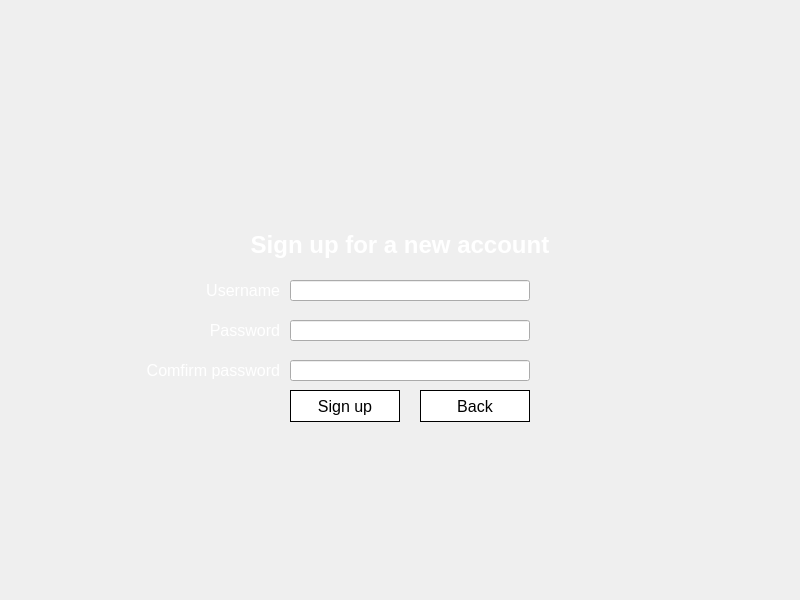
<?xml version="1.0" encoding="UTF-8"?>
<ui version="4.0">
 <class>Form</class>
 <widget class="QWidget" name="Form">
  <property name="geometry">
   <rect>
    <x>0</x>
    <y>0</y>
    <width>800</width>
    <height>600</height>
   </rect>
  </property>
  <property name="windowTitle">
   <string>Form</string>
  </property>
  <property name="styleSheet">
   <string notr="true"/>
  </property>
  <widget class="QLabel" name="label">
   <property name="geometry">
    <rect>
     <x>160</x>
     <y>320</y>
     <width>120</width>
     <height>20</height>
    </rect>
   </property>
   <property name="font">
    <font>
     <family>Arial</family>
     <pointsize>12</pointsize>
    </font>
   </property>
   <property name="styleSheet">
    <string notr="true">color: rgb(255, 255, 255);</string>
   </property>
   <property name="text">
    <string>Password</string>
   </property>
   <property name="alignment">
    <set>Qt::AlignRight|Qt::AlignTrailing|Qt::AlignVCenter</set>
   </property>
  </widget>
  <widget class="QLabel" name="label_2">
   <property name="geometry">
    <rect>
     <x>150</x>
     <y>230</y>
     <width>500</width>
     <height>30</height>
    </rect>
   </property>
   <property name="font">
    <font>
     <family>Arial</family>
     <pointsize>18</pointsize>
     <weight>75</weight>
     <italic>false</italic>
     <bold>true</bold>
    </font>
   </property>
   <property name="styleSheet">
    <string notr="true">color: rgb(255, 255, 255);</string>
   </property>
   <property name="text">
    <string>Sign up for a new account</string>
   </property>
   <property name="alignment">
    <set>Qt::AlignCenter</set>
   </property>
  </widget>
  <widget class="QLabel" name="label_3">
   <property name="geometry">
    <rect>
     <x>160</x>
     <y>280</y>
     <width>120</width>
     <height>20</height>
    </rect>
   </property>
   <property name="font">
    <font>
     <family>Arial</family>
     <pointsize>12</pointsize>
    </font>
   </property>
   <property name="styleSheet">
    <string notr="true">color: rgb(255, 255, 255);</string>
   </property>
   <property name="text">
    <string>Username</string>
   </property>
   <property name="alignment">
    <set>Qt::AlignRight|Qt::AlignTrailing|Qt::AlignVCenter</set>
   </property>
  </widget>
  <widget class="QPushButton" name="back_button">
   <property name="geometry">
    <rect>
     <x>420</x>
     <y>390</y>
     <width>110</width>
     <height>32</height>
    </rect>
   </property>
   <property name="font">
    <font>
     <family>Arial</family>
     <pointsize>12</pointsize>
    </font>
   </property>
   <property name="styleSheet">
    <string notr="true">color: rgb(0, 0, 0);
background-color: rgb(255, 255, 255);
border-style:outset;
border-width:1px;</string>
   </property>
   <property name="text">
    <string>Back</string>
   </property>
  </widget>
  <widget class="QPushButton" name="signup_button">
   <property name="geometry">
    <rect>
     <x>290</x>
     <y>390</y>
     <width>110</width>
     <height>32</height>
    </rect>
   </property>
   <property name="font">
    <font>
     <family>Arial</family>
     <pointsize>12</pointsize>
    </font>
   </property>
   <property name="styleSheet">
    <string notr="true">color: rgb(0, 0, 0);
background-color: rgb(255, 255, 255);
border-style:outset;
border-width:1px;</string>
   </property>
   <property name="text">
    <string>Sign up</string>
   </property>
  </widget>
  <widget class="QLineEdit" name="password_entry">
   <property name="geometry">
    <rect>
     <x>290</x>
     <y>320</y>
     <width>240</width>
     <height>21</height>
    </rect>
   </property>
   <property name="font">
    <font>
     <family>Arial</family>
    </font>
   </property>
   <property name="echoMode">
    <enum>QLineEdit::Password</enum>
   </property>
  </widget>
  <widget class="QLineEdit" name="username_entry">
   <property name="geometry">
    <rect>
     <x>290</x>
     <y>280</y>
     <width>240</width>
     <height>21</height>
    </rect>
   </property>
   <property name="font">
    <font>
     <family>Arial</family>
    </font>
   </property>
  </widget>
  <widget class="QLabel" name="label_4">
   <property name="geometry">
    <rect>
     <x>130</x>
     <y>360</y>
     <width>150</width>
     <height>20</height>
    </rect>
   </property>
   <property name="font">
    <font>
     <family>Arial</family>
     <pointsize>12</pointsize>
    </font>
   </property>
   <property name="styleSheet">
    <string notr="true">color: rgb(255, 255, 255);</string>
   </property>
   <property name="text">
    <string>Comfirm password</string>
   </property>
   <property name="alignment">
    <set>Qt::AlignRight|Qt::AlignTrailing|Qt::AlignVCenter</set>
   </property>
  </widget>
  <widget class="QLineEdit" name="confirm_entry">
   <property name="geometry">
    <rect>
     <x>290</x>
     <y>360</y>
     <width>240</width>
     <height>21</height>
    </rect>
   </property>
   <property name="font">
    <font>
     <family>Arial</family>
    </font>
   </property>
   <property name="echoMode">
    <enum>QLineEdit::Password</enum>
   </property>
  </widget>
  <widget class="QLabel" name="label_5">
   <property name="geometry">
    <rect>
     <x>0</x>
     <y>0</y>
     <width>800</width>
     <height>600</height>
    </rect>
   </property>
   <property name="font">
    <font>
     <pointsize>14</pointsize>
    </font>
   </property>
   <property name="styleSheet">
    <string notr="true">border-image: url(./asset/home.png) 0 0 0 0 stretch stretch;</string>
   </property>
   <property name="text">
    <string/>
   </property>
  </widget>
  <zorder>label_5</zorder>
  <zorder>label</zorder>
  <zorder>label_2</zorder>
  <zorder>label_3</zorder>
  <zorder>back_button</zorder>
  <zorder>signup_button</zorder>
  <zorder>password_entry</zorder>
  <zorder>username_entry</zorder>
  <zorder>label_4</zorder>
  <zorder>confirm_entry</zorder>
 </widget>
 <resources/>
 <connections/>
</ui>
